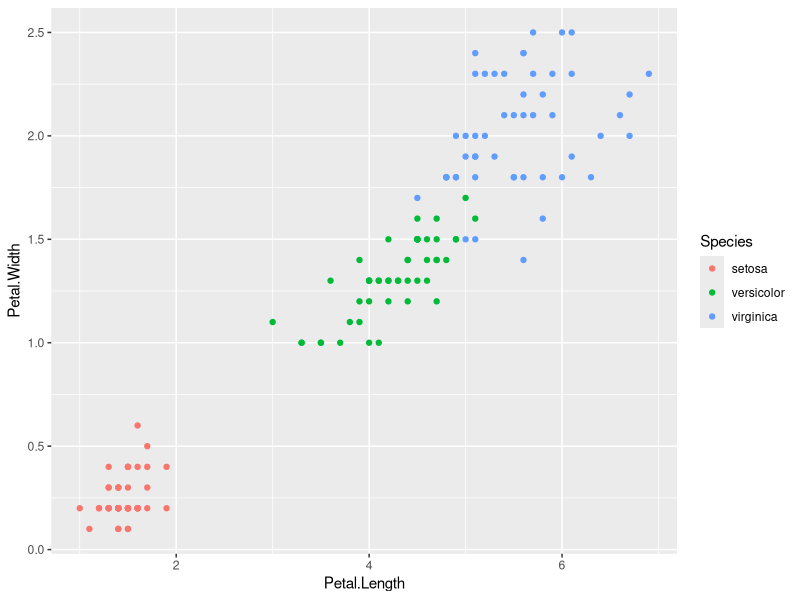
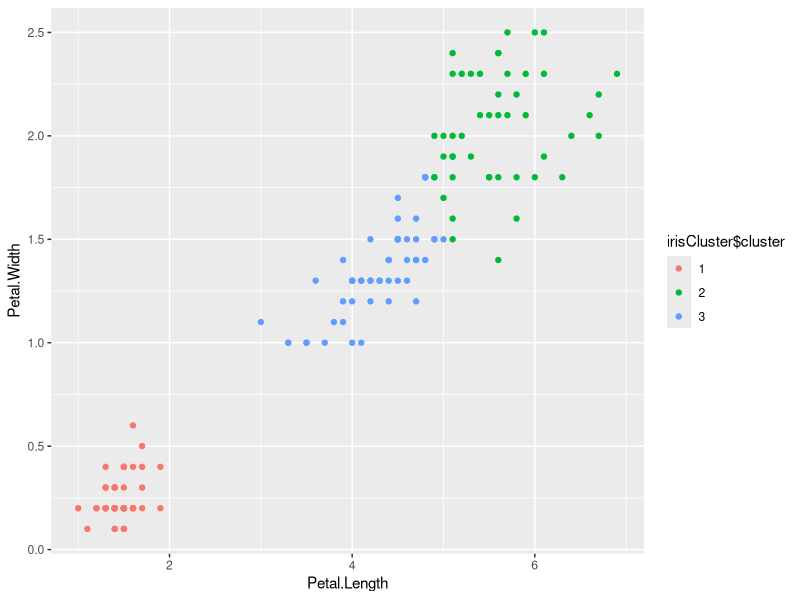
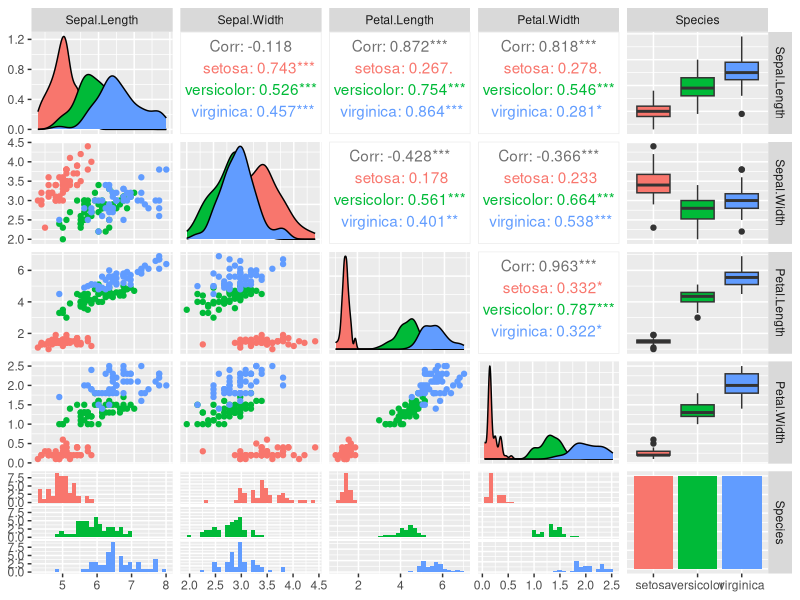
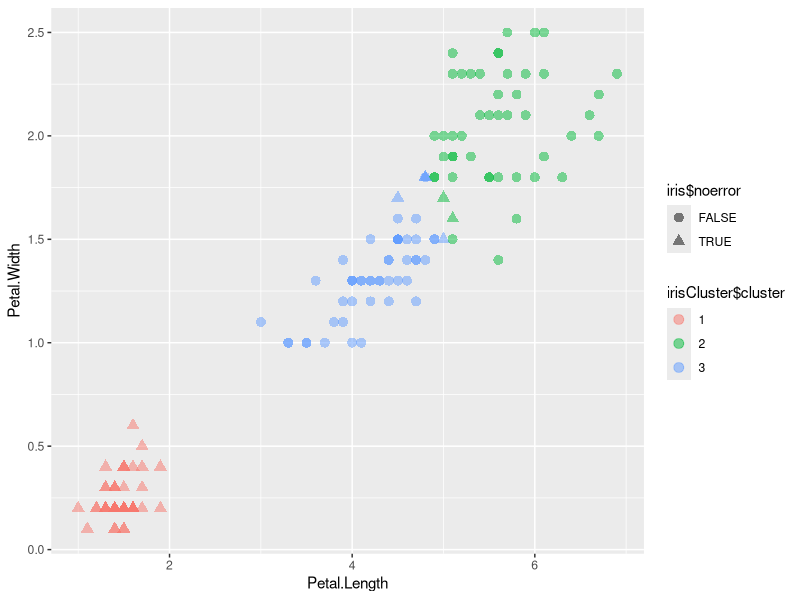

Generate these figures, in order, with R:
#load the datasets library to access the iris data set
library(datasets)

#load and view the iris dataset
data(iris)
iris

#load ggplot 2 for plotting
#install.packages("ggplot2")
library(ggplot2)
#install.packages("GGally")
library(GGally)

ggplot(iris, aes(Petal.Length, Petal.Width, color=Species)) + geom_point()

set.seed(13)
irisCluster <- kmeans(iris[, 3:4], 3, nstart = 35)
irisCluster

table(irisCluster$cluster, iris$Species)

irisCluster$cluster <- as.factor(irisCluster$cluster)
ggplot(iris, aes(Petal.Length, Petal.Width, color = irisCluster$cluster)) + geom_point()

ggpairs(iris, columns = 1:5, mapping=aes(color=Species))

#find the errors
not.error <- unclass(iris$Species) == irisCluster$cluster
iris$noerror <- not.error

#See errors 
ggplot(iris, aes(Petal.Length, Petal.Width, color = irisCluster$cluster)) +
  geom_point(size = 3, alpha = 0.5, aes(shape = iris$noerror))
